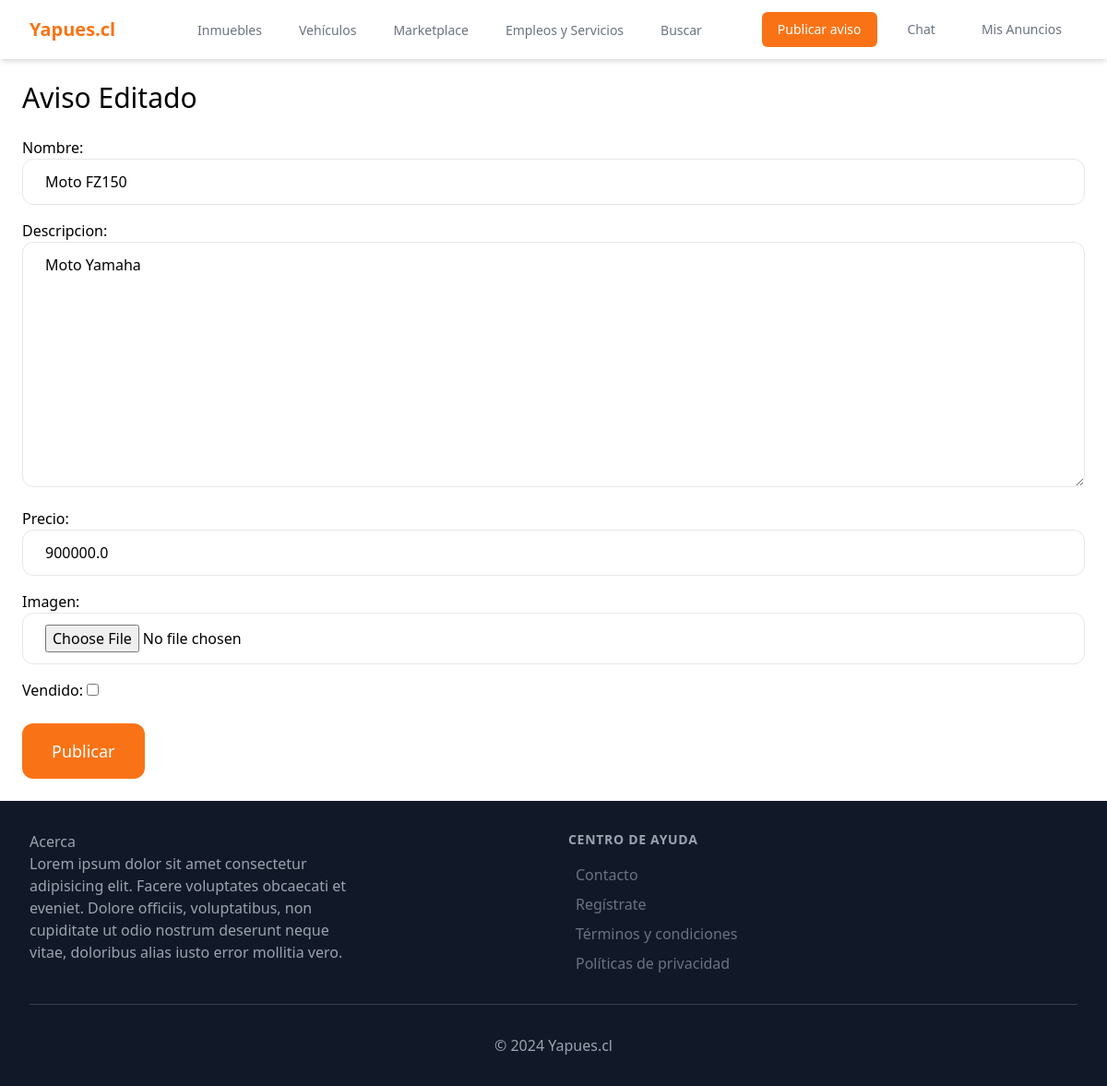
The page /items/2/edit (signed in) on the database its author committed.
### item/models.py (models this page shows, shortened)
class  Item(models.Model):
    categoria = models.ForeignKey(Category, related_name='items', on_delete=models.CASCADE)
    nombre = models.CharField(max_length=255)
    descripcion = models.TextField(blank=True, null=True)
    precio = models.FloatField()
    imagen = models.ImageField(upload_to='item_images', blank=True, null=True)
    vendido = models.BooleanField(default=False)
    created_by = models.ForeignKey(User, related_name='items', on_delete=models.CASCADE)
    created_at = models.DateTimeField(auto_now_add=True)

### item/views.py (the view)
# urls.py: path('<int:pk>/edit', views.edit, name='edit'),
@login_required
def edit(request, pk):
    item = get_object_or_404(Item, pk=pk, created_by=request.user)
    if request.method == 'POST':
        form = EdiItemForm(request.POST, request.FILES, instance=item)
        if form.is_valid():
            form.save()
            return redirect('item:detail', pk=item.id)
    else:
        form = EdiItemForm(instance=item)
    return render(request, 'item/form.html', {
        'form': form,
        'title': 'Aviso Editado'
        })

### item/forms.py
class EdiItemForm(forms.ModelForm):
    class Meta:
        model = Item
        fields = ('nombre', 'descripcion', 'precio', 'imagen', 'vendido')
        widgets =  {
            'nombre': forms.TextInput(attrs={
                'class': INPUT_CLASS
            }),
            'descripcion': forms.Textarea(attrs={
                'class': INPUT_CLASS
            }),
            'precio': forms.TextInput(attrs={
                'class': INPUT_CLASS
            }),
            'imagen': forms.FileInput(attrs={
                'class': INPUT_CLASS
            }),
        }

### item/templates/item/form.html (shortened to what this page needs)
{% extends 'core/base.html' %}
{% block content %}
<h1 class="mb-6 text-3xl">{{ title }}</h1>
<form action="." method="post" enctype="multipart/form-data">
    <div class="space-y-4">
        {{ form.as_p }}
    </div>
    <button class="mt-6 py-4 px-8 text-lg bg-orange-500 hover:bg-orange-700 rounded-xl text-white">Publicar</button>
</form>
{% endblock %}

### rows shown on the page
Item: nombre "Moto FZ150", descripcion "Moto Yamaha", precio "900000.0"

### other values the page prints
{{ title }} "Aviso Editado"
